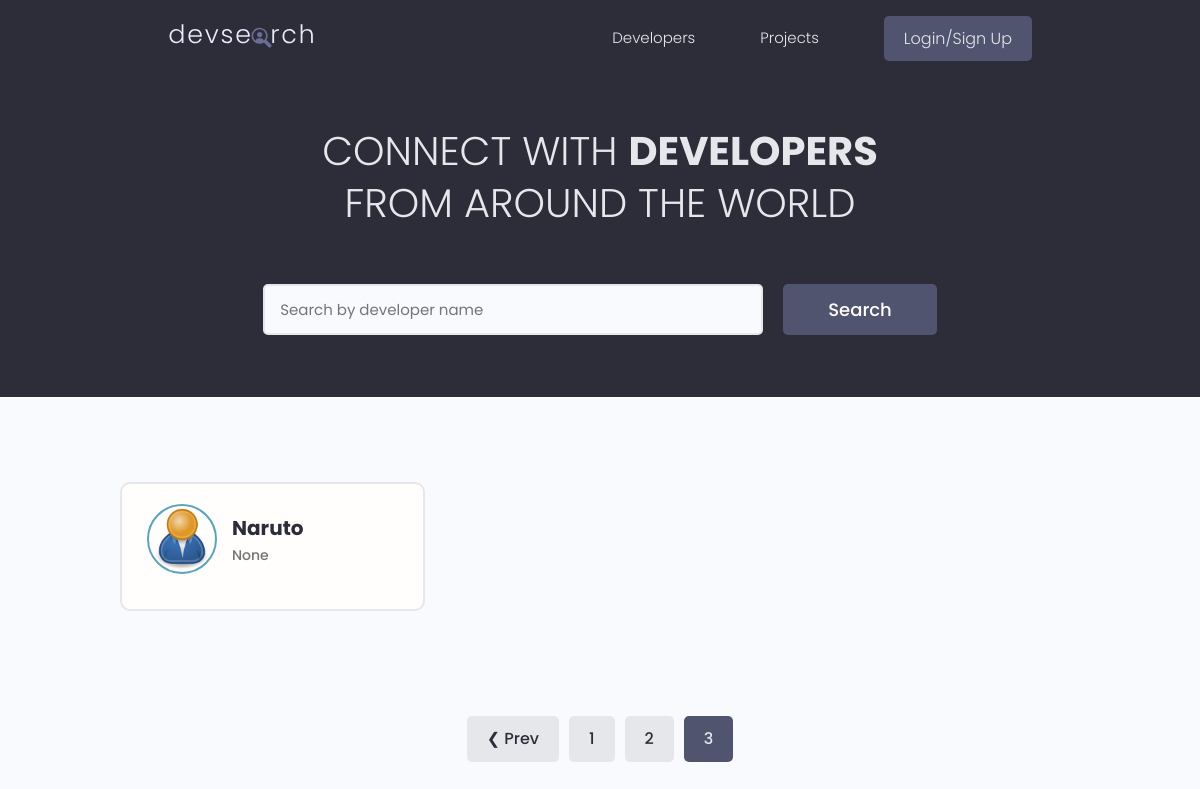
/?page=3, run on an earlier commit of the app's database.
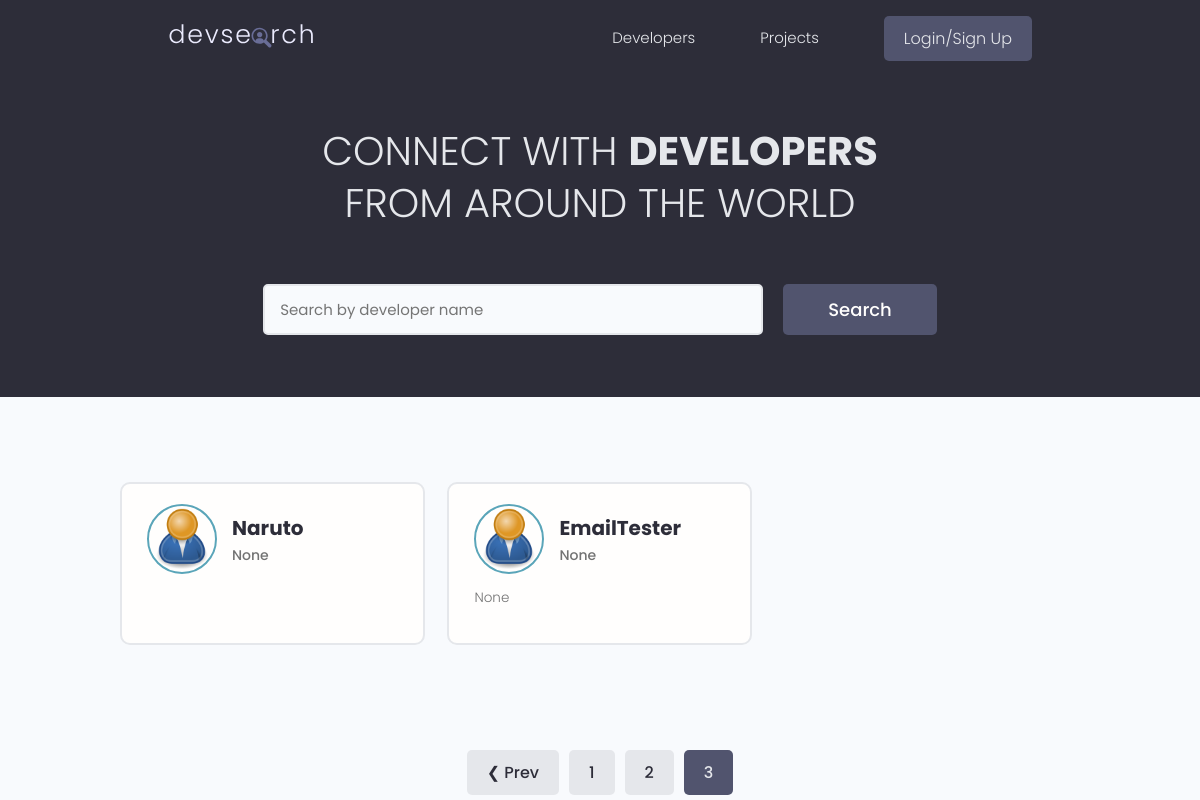
And on a later commit of the database.
### users/models.py (models this page shows, shortened)
class Profile(models.Model):
    id = models.UUIDField(default=uuid.uuid4, unique=True,
                          primary_key=True, editable=False)
    user = models.OneToOneField(
        User, on_delete=models.CASCADE, null=True, blank=True)
    name = models.CharField(max_length=200, blank=True, null=True)
    username = models.CharField(max_length=200, blank=True, null=True)
    location = models.CharField(max_length=200, blank=True, null=True)
    email = models.EmailField(max_length=500, blank=True, null=True)
    short_intro = models.CharField(max_length=200, blank=True, null=True)
    bio = models.TextField(blank=True, null=True)
    profile_img = models.ImageField(
        null=True, blank=True, upload_to='profiles/', default='profiles/user-default.png')
    social_github = models.CharField(max_length=200, blank=True, null=True)
    social_twitter = models.CharField(max_length=200, blank=True, null=True)
    social_linkedin = models.CharField(max_length=200, blank=True, null=True)
    social_youtube = models.CharField(max_length=200, blank=True, null=True)
    social_website = models.CharField(max_length=200, blank=True, null=True)
    created = models.DateTimeField(auto_now_add=True)
    class Meta:
        ordering = ['created']
    @property
    def image_url(self):
        try:
            url = self.profile_img.url
        except:
            url = ''
        return url

### users/views.py (the view)
# urls.py: path('', view=views.profiles, name='profiles'),
def profiles(request):
    profiles, query = search_profiles(request)
    custom_range, profiles = paginate_profiles(request, profiles, 3)
    context = {'profiles': profiles, 'search_query': query,
               'custom_range': custom_range}
    return render(request, 'users/profiles.html', context)

### users/utils.py (called while the page is built)
def search_profiles(request):
    search_query = ''
    if request.GET.get('search_query'):
        search_query = request.GET.get('search_query')
    skills = Skill.objects.filter(name__icontains=search_query)
    profiles = Profile.objects.distinct().filter(
        Q(name__icontains=search_query) | Q(short_intro__icontains=search_query) | Q(skill__in=skills))
    return profiles, search_query

def paginate_profiles(request, profiles, results):
    page = request.GET.get('page')
    paginator = Paginator(profiles, results)
    try:
        profiles = paginator.page(page)
    except PageNotAnInteger:
        page = 1
        profiles = paginator.page(page)
    except EmptyPage:
        page = paginator.num_pages
        profiles = paginator.page(page)
    leftIndex = (int(page) - 4)
    if leftIndex < 1:
        leftIndex = 1
    rightIndex = (int(page) + 5)
    if rightIndex > paginator.num_pages:
        rightIndex = paginator.num_pages+1
    custom_range = range(leftIndex, rightIndex)
    return custom_range, profiles

### users/templates/users/profiles.html (shortened to what this page needs)
{% extends 'main.html' %} {% block content %}
<main class="home">
  <section class="hero-section text-center">
    <div class="container container--narrow">
      <div class="hero-section__box">
        <h2>CONNECT WITH <span>DEVELOPERS</span></h2>
        <h2>FROM AROUND THE WORLD</h2>
      </div>
      <div class="hero-section__search">
        <form class="form" action="{% url 'profiles' %}" method="get" id="searchForm">
          <div class="form__field">
            <input
              class="input input--text"
              id="formInput#search"
              type="text"
              name="search_query"
              value="{{search_query}}"
              placeholder="Search by developer name"
            />
          </div>
          <input class="btn btn--sub btn--lg" type="submit" value="Search" />
        </form>
      </div>
    </div>
  </section>
  <section class="devlist">
    <div class="container">
      <div class="grid grid--three">
        {% for profile in profiles %}
        <div class="column card">
          <div class="dev">
            <a href="{% url 'user-profile' profile.id %}" class="card__body">
              <div class="dev__profile">
                <img
                  class="avatar avatar--md"
                  src="{{ profile.image_url }}"
                  alt="image"
                />
                <div class="dev__meta">
                  <h3>{{ profile.name }}</h3>
                  <h5>{{ profile.short_intro|slice:"60" }}</h5>
                </div>
              </div>
              <p class="dev__info">{{ profile.bio|slice:"150" }}</p>
            </a>
          </div>
        </div>
        {% endfor %}
      </div>
    </div>
  </section>
  {% include 'pagination.html' with queryset=profiles  %}
</main>
{% endblock content %}

What changed in the data, as far as the page shows it:
added Profile: image_url (placeholder picture), name "EmailTester", short_intro "None", bio "None"
